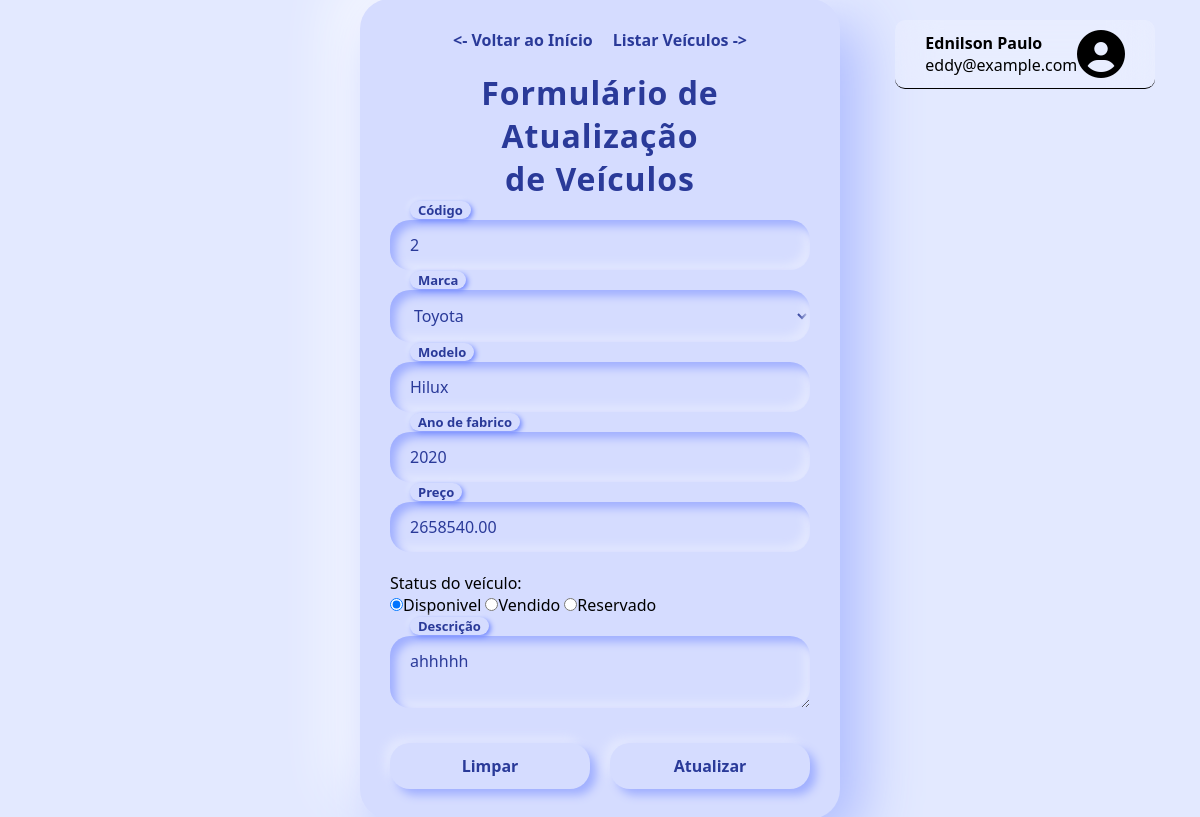
/Veiculos/View/updateVeiculo.php?id=2 (signed in), run on the app's committed database.
### tables this page shows
CREATE TABLE `veiculo` (
  `ID` int(11) NOT NULL AUTO_INCREMENT,
  `marca` varchar(30) NOT NULL,
  `modelo` varchar(50) NOT NULL,
  `ano` int(11) DEFAULT NULL,
  `preco` decimal(10,2) NOT NULL,
  `status` enum('Disponivel','Vendido','Reservado') NOT NULL DEFAULT 'Disponivel',
  `descricao` text NOT NULL,
  PRIMARY KEY (`ID`)
);

### Veiculos/Controller/controllerVeiculo.php (called while the page is built, shortened)
<?php
    include_once('../Controller/veiculo.php');
    include_once('../Controller/conexao.php');
    function searchVeiculo($id) {
        global $conexao;
        $sql = "SELECT * FROM veiculo WHERE id='$id'";
        $result = mysqli_query($conexao, $sql);
        $rs = mysqli_fetch_assoc($result);
        $veiculo = new Veiculo($rs['ID'], $rs['marca'], $rs['modelo'], $rs['ano'], $rs['preco'], $rs['status'], $rs['descricao']);
        return $veiculo;
    }
?>

### Veiculos/Controller/veiculo.php (called while the page is built, shortened)
<?php
    class Veiculo {
        private $ID;
        private $marca;
        private $modelo;
        private $ano;
        private $preco;
        private $status;
        private $descricao;
        function __construct($ID, $marca, $modelo, $ano, $preco, $status, $descricao) {
            $this->ID = $ID;
            $this->marca = $marca;
            $this->modelo = $modelo;
            $this->ano = $ano;
            $this->preco = $preco;
            $this->status = $status;
            $this->descricao = $descricao;
        }
        function getID() { return $this->ID; }
        function getMarca() { return $this->marca; }
        function getModelo() { return $this->modelo; }
        function getAno() { return $this->ano; }
        function getStatus() { return $this->status; }
        function getDescricao() { return $this->descricao; }
        function getPreco() { return $this->preco; }
    }
?>

### Veiculos/View/updateVeiculo.php (the view, shortened to what this page needs)
<?php
    $nome =  $_SESSION['nome'];
    $sobrenome = $_SESSION['sobrenome'];
    $email = $_SESSION['email']
?>
<?php
    include_once("../Controller/controllerVeiculo.php");
    $id = $_GET['id'];
    $veiculo = searchVeiculo($id);
?>
<!DOCTYPE html>
<html lang="pt">
<head>
     <link rel="stylesheet" href="https://cdnjs.cloudflare.com/ajax/libs/font-awesome/6.7.2/css/all.min.css" />
    <link rel="stylesheet" href="../style/style.css">
</head>
<body>
      <div class="perfil">
                <p><span><?php echo $nome." ".$sobrenome;?></span></br><?php echo $email;?></p>
                <i class="fa-solid fa-circle-user"></i>
            </div>
    <div class="container">
        <div class="links">
            <p><a href="../home.php"><- Voltar ao Início</a></p>
            <p><a href="../View/listarVeiculo.php">Listar Veículos -></a></p>
        </div>
        <h1>Formulário de Atualização <br> de Veículos</h1>
        <form action="../Controller/atualizarVeiculo.php" method="post">
            <div class="inputs code">
                <input type="number" name="id" id="id" placeholder="Digite o ID (código) do Veículo" <?php echo "value={$veiculo->getID()} readonly" ?>>
                <label for="id">Código</label>
            </div>
            <div class="inputs marca">
                <select name="marca" id="marca" required>
                    <option <?php if ($veiculo->getMarca() == "Toyota") { echo "selected"; } ?> value="Toyota">Toyota</option>
                </select>
                <label for="marca">Marca</label>
            </div>
            <div class="inputs modelo">
                <input type="text" name="modelo" id="modelo" required placeholder="Digite o modelo do veículo" <?php echo "value={$veiculo->getModelo()}" ?>>
                <label for="modelo">Modelo</label>
            </div>
            <div class="inputs ano">
                <input type="number" name="ano" id="ano" min="1950" max="2025" placeholder="Digite o ano de fabrico do veículo" <?php echo "value={$veiculo->getAno()}" ?>>
                <label for="ano">Ano de fabrico</label>
            </div>
            <div class="inputs preco">
                <input type="number" name="preco" id="preco" maxlength="8" placeholder="Digite o preço do veículo" <?php echo "value={$veiculo->getPreco()}" ?> required>
                <label for="preco">Preço</label>
            </div>
            <div class="radios status">
                <label>Status do veículo:</label><br>
                <input type="radio" name="status" id="status1" value="Disponivel" required <?php if($veiculo->getStatus() == "Disponivel") { echo "checked"; } ?>><label for="status1">Disponivel</label>
                <input type="radio" name="status" id="status2" value="Vendido" <?php if($veiculo->getStatus() == "Vendido") { echo "checked"; } ?>><label for="status2">Vendido</label>
                <input type="radio" name="status" id="status3" value="Reservado" <?php if($veiculo->getStatus() == "Reservado") { echo "checked"; } ?>><label for="status3">Reservado</label>
            </div>
            <div class="inputs desc">
                <textarea name="desc" id="desc" placeholder="Descrição do veículo (caracteristicas, especificações, etc)"><?php echo "{$veiculo->getDescricao()}" ?></textarea>
                <label for="desc">Descrição</label>
            </div>
            <div class="btns">
                <input type="reset" value="Limpar" name="limpar" class="buttons limpar">
                <input type="submit" value="Atualizar"  name="submit" class="buttons submit">
            </div>
        </form>
    </div>
</body>
</html>

### Veiculos/style/style.css (style rules this page uses)
* { margin: 0; padding: 0; box-sizing: border-box; font-family: 'Poppins', 'Segoe UI', Tahoma, Geneva, Verdana, sans-serif; -webkit-font-smoothing: antialiased; -moz-osx-font-smoothing: grayscale; }
body { background: #e3e9ff; min-height: 100vh; display: flex; justify-content: center; align-items: center; padding: 20px; font-size: 16px; flex-direction: column; }
form { width: 100%; }
.links { display: flex; flex-direction: row; gap: 20px; justify-content: space-around; margin-bottom: 20px; }
.links a { color: #2a3a99; font-weight: 600; text-decoration: none; transition: color 0.3s ease, text-decoration 0.3s ease; }
.container { background: #d5dcff; border-radius: 30px; padding: 30px; width: 100%; max-width: 480px; box-shadow: 20px 20px 60px #aab8ff, -20px -20px 60px #ffffff; display: flex; flex-direction: column; align-items: center; margin-top: -100px; }
.container h1 { font-weight: 700; color: #2a3a99; margin-bottom: 20px; text-align: center; letter-spacing: 0.03em; }
.inputs, .radios { position: relative; width: 100%; margin-bottom: 20px; }
.inputs input, .inputs textarea, .inputs select { width: 100%; padding: 14px 20px; font-size: 16px; border: none; border-radius: 20px; background: #d5dcff; color: #2a3a99; box-shadow: inset 6px 6px 8px #a0afff, inset -6px -6px 8px #e2e7ff; transition: box-shadow 0.3s ease, transform 0.2s ease; }
.inputs label { display: none; background-color: #d5dcff; color: #5664c7; position: absolute; left: 20px; top: 50%; transform: translateY(-50%); pointer-events: none; padding: 0 8px; font-weight: 600; font-size: 16px; transition: 0.3s ease all; user-select: none; border-radius: 12px; box-shadow: 6px 6px 10px #a0afff, -6px -6px 10px #e2e7ff; }
.inputs input:focus + label, .inputs select:focus + label, .inputs textarea:focus + label, .inputs textarea:not(:placeholder-shown) + label, .inputs select:not(:placeholder-shown) + label, .inputs input:not(:placeholder-shown) + label { display: unset; top: -10px; font-size: 13px; color: #2a3a99; font-weight: 700; box-shadow: 2px 2px 5px #7288ff, -2px -2px 5px #e1e7ff; }
.btns { width: 100%; display: flex; justify-content: space-between; gap: 20px; }
.buttons { flex: 1; padding: 12px 0; font-weight: 700; font-size: 1rem; color: #2a3a99; background: #d5dcff; border-radius: 20px; border: none; box-shadow: 6px 6px 10px #a0afff, -6px -6px 10px #e2e7ff; cursor: pointer; transition: box-shadow 0.3s ease, background-color 0.3s ease, color 0.3s ease; user-select: none; }
.perfil { color: black; display: flex; flex-direction: row; align-items: center; margin-left: 850px; padding: 10px; padding-left: 30px; padding-right: 30px; border-radius: 10px; background-color: rgba(255, 255, 255, 0.2); backdrop-filter: blur(20px); border-bottom: 1px solid black; margin-bottom: 10px; display: flex; justify-content: space-between; }
.perfil i { font-size: 3rem; }
.perfil span { font-weight: bolder; }

### data on the page
veiculo: id "2", marca "Toyota", modelo "Hilux", ano "2020", preco "2658540.00", status "☑ Disponivel", status "☐ Vendido", status "☐ Reservado", desc "ahhhhh"

### other printed values
$nome "Ednilson"
$sobrenome "Paulo"
$email "eddy@example.com"
